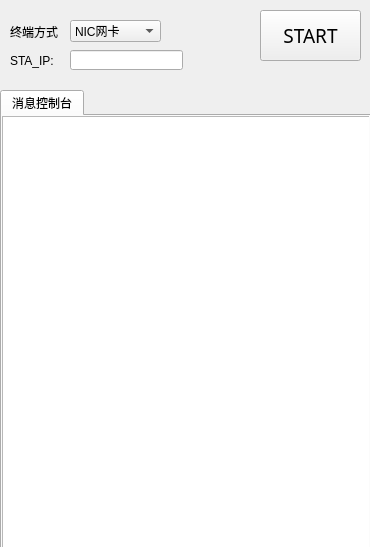
<?xml version="1.0" encoding="UTF-8"?>
<ui version="4.0">
 <class>widget</class>
 <widget class="QWidget" name="widget">
  <property name="geometry">
   <rect>
    <x>0</x>
    <y>0</y>
    <width>370</width>
    <height>547</height>
   </rect>
  </property>
  <property name="windowTitle">
   <string>Form</string>
  </property>
  <widget class="QPushButton" name="start">
   <property name="geometry">
    <rect>
     <x>260</x>
     <y>10</y>
     <width>101</width>
     <height>51</height>
    </rect>
   </property>
   <property name="maximumSize">
    <size>
     <width>369</width>
     <height>16777215</height>
    </size>
   </property>
   <property name="font">
    <font>
     <family>微软雅黑</family>
     <pointsize>14</pointsize>
     <weight>50</weight>
     <bold>false</bold>
    </font>
   </property>
   <property name="text">
    <string>START</string>
   </property>
   <property name="checkable">
    <bool>false</bool>
   </property>
   <property name="autoRepeat">
    <bool>false</bool>
   </property>
   <property name="autoExclusive">
    <bool>false</bool>
   </property>
   <property name="autoDefault">
    <bool>false</bool>
   </property>
   <property name="default">
    <bool>false</bool>
   </property>
   <property name="flat">
    <bool>false</bool>
   </property>
  </widget>
  <widget class="QTabWidget" name="log_ctrl">
   <property name="geometry">
    <rect>
     <x>0</x>
     <y>90</y>
     <width>371</width>
     <height>461</height>
    </rect>
   </property>
   <property name="currentIndex">
    <number>0</number>
   </property>
   <widget class="QWidget" name="tab">
    <attribute name="title">
     <string>消息控制台</string>
    </attribute>
    <widget class="QTextBrowser" name="log_show">
     <property name="geometry">
      <rect>
       <x>0</x>
       <y>0</y>
       <width>371</width>
       <height>451</height>
      </rect>
     </property>
    </widget>
   </widget>
  </widget>
  <widget class="QComboBox" name="sta_rssi_choose">
   <property name="geometry">
    <rect>
     <x>70</x>
     <y>20</y>
     <width>91</width>
     <height>22</height>
    </rect>
   </property>
   <item>
    <property name="text">
     <string>NIC网卡</string>
    </property>
   </item>
   <item>
    <property name="text">
     <string>WF1931_STA</string>
    </property>
   </item>
  </widget>
  <widget class="QLabel" name="sta_model">
   <property name="geometry">
    <rect>
     <x>10</x>
     <y>21</y>
     <width>54</width>
     <height>21</height>
    </rect>
   </property>
   <property name="text">
    <string>终端方式</string>
   </property>
  </widget>
  <widget class="QLabel" name="sta_ip_lable">
   <property name="geometry">
    <rect>
     <x>10</x>
     <y>50</y>
     <width>54</width>
     <height>21</height>
    </rect>
   </property>
   <property name="text">
    <string>STA_IP:</string>
   </property>
  </widget>
  <widget class="QLineEdit" name="sta_ip_host">
   <property name="geometry">
    <rect>
     <x>70</x>
     <y>50</y>
     <width>113</width>
     <height>20</height>
    </rect>
   </property>
  </widget>
 </widget>
 <resources/>
 <connections/>
</ui>
